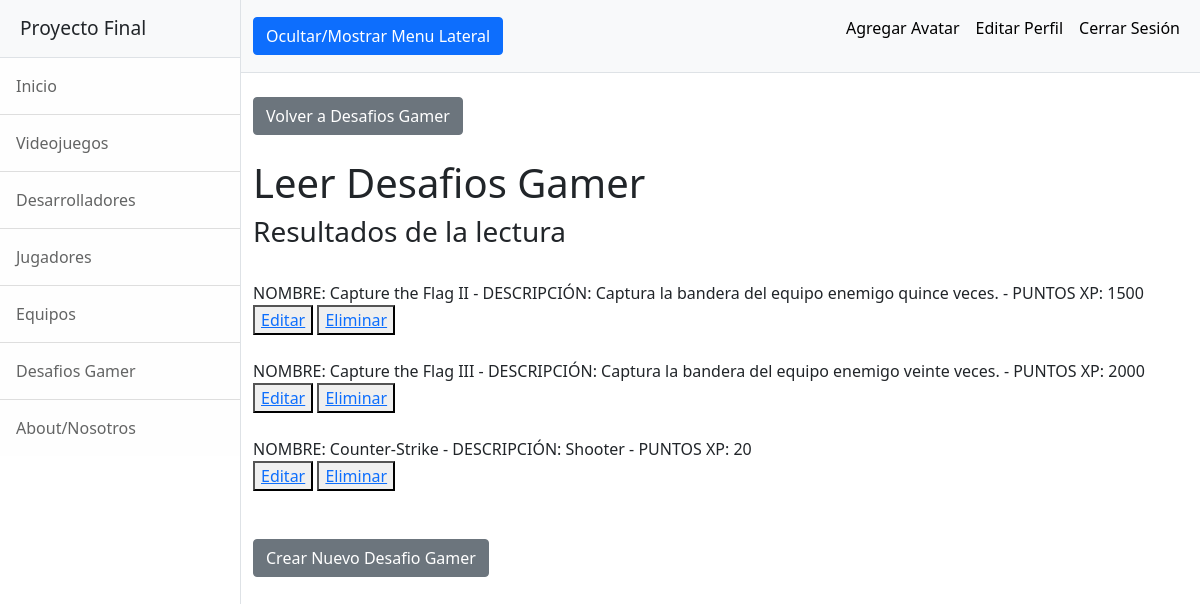
Screenshot of /AppFinal/desafiosgamerLeer (signed in) with the database file from the repository.
### AppFinal/models.py (models this page shows)
class DesafioGamer(models.Model):
    nombre = models.CharField(max_length = 20)
    descripcion = models.CharField(max_length = 240)
    puntos_xp = models.IntegerField()
    def __str__(self):
        return f"NOMBRE: {self.nombre} - DESCRIPCIÓN: {self.descripcion} - PUNTOS XP: {self.puntos_xp}"

### AppFinal/views.py (the view)
# urls.py: path('desafiosgamerLeer', views.desafiosgamerLeer, name="DesafiosGamerLeer"),
@login_required
def desafiosgamerLeer(request):
    desafiosgamer = DesafioGamer.objects.all()
    contexto = {"desafiosgamer":desafiosgamer}
    return render(request, "AppFinal/desafiosgamerLeer.html", contexto)

### AppFinal/templates/AppFinal/desafiosgamerLeer.html
{% extends "AppFinal/padre.html" %}
{% load static %}
{% block dynamicContent %}
    <div class="container-fluid">
        <br><a class="btn btn-secondary" href="{% url 'DesafiosGamer' %}">Volver a Desafios Gamer</a>
        <h1 class="mt-4">Leer Desafios Gamer</h1>
        <h3>Resultados de la lectura</h3><br>
        {% for desafiogamer in desafiosgamer %}
            {{desafiogamer}}<br>
            <button><a href="{% url 'DesafiosGamerEditar' desafiogamer.nombre %}">Editar</a></button>
            <button><a href="{% url 'DesafiosGamerEliminar' desafiogamer.nombre %}">Eliminar</a></button><br><br>
        {% endfor %}
        <br><a class="btn btn-secondary" href="{% url 'DesafiosGamerFormulario' %}">Crear Nuevo Desafio Gamer</a>
    </div>
{% endblock %}

### rows the page displays
DesafioGamer: nombre+descripcion+puntos_xp "NOMBRE: Capture the Flag II - DESCRIPCIÓN: Captura la bandera del equipo enemigo quince veces. - PUNTOS XP: 1500"
DesafioGamer: nombre+descripcion+puntos_xp "NOMBRE: Capture the Flag III - DESCRIPCIÓN: Captura la bandera del equipo enemigo veinte veces. - PUNTOS XP: 2000"
DesafioGamer: nombre+descripcion+puntos_xp "NOMBRE: Counter-Strike - DESCRIPCIÓN: Shooter - PUNTOS XP: 20"
